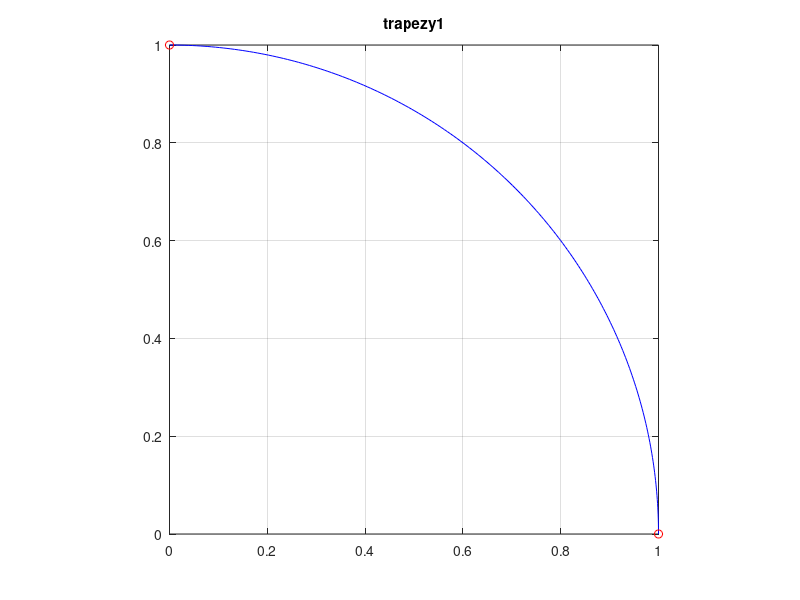
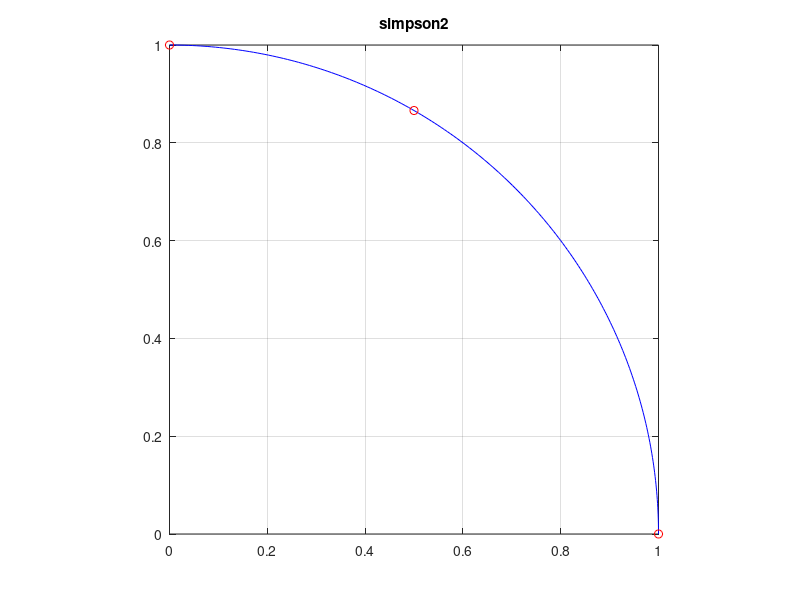
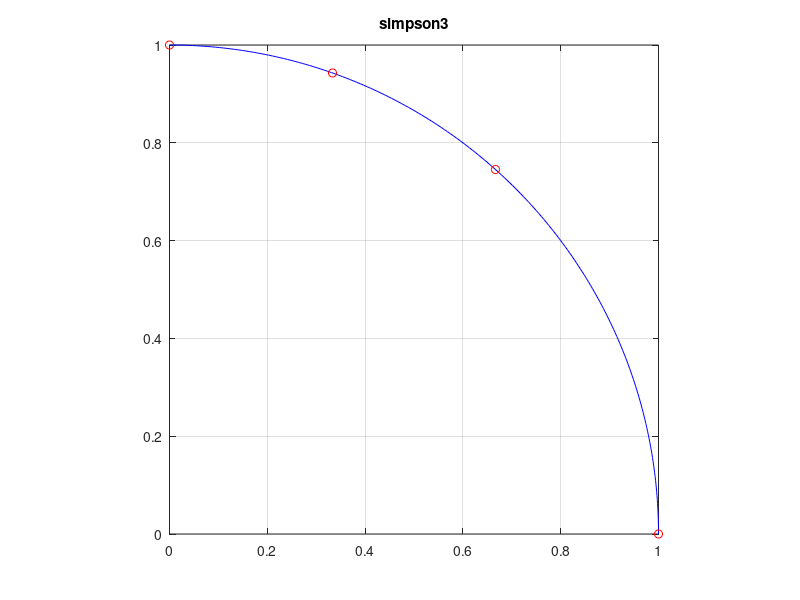
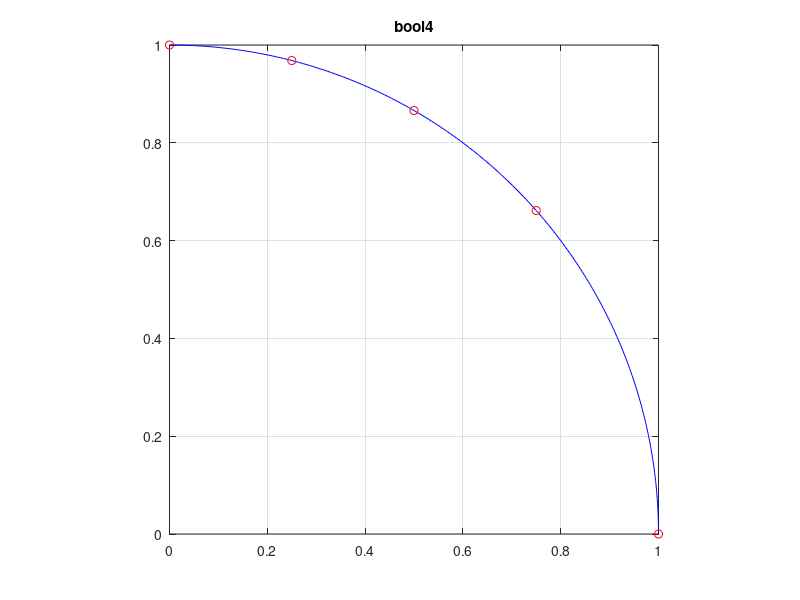

The MATLAB script that drew these images, in order:
% integ_circle.m 

clear all; close all; format long;

Methods={ % nazwa metody
    'trapezy1', %najwiekszy blad daje metoda trapezow, bo najmniej punktow uzywanych do wyznaczenia
    'simpson2', %potem kolejne metody coraz mniejszy ze wzgleduu na ilosc punktow 
    'simpson3',
    'bool4'
};
Ns=2:5; % liczba wezlow
W={             % wagi wezlow:
    [1 1]/2,  % trapezy 1
    [1 4 1]/3,  % Simpson 2
    [1 3 3 1]*3/8, % Simpson 3
    [7 32 12 32 7]*2/45 % Boole 4
};

alf = 0 : (pi/2)/200 : pi/2;
c=cos(alf); s=sin(alf);
for i = 1:length(Ns)    % PETLA - wybor metody
    metoda = Methods{i} % nazwa metody
    N = Ns(i);          % liczba wezlow
    h = 1/(N-1);        % odleglosc pomiedzy wezlami
    x = 0 : h : 1;      % kolejne wartosci x
    y = sqrt(1-x.^2);   % kolejnosci wartosci y (x^2 + y^2 = 1)
    PI = sum( W{i} .* y )*h*4 % suma kwadratur, czyli calka
    figure; plot(c,s,'b-',x,y,'ro'); title(metoda = Methods{i}); axis square; grid;
    err(i)=abs(PI-pi),
end
